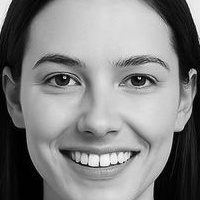
#> input picture app/models/faces/alice.jpg, 200 x 200 px, found by its file name; its folder holds only this picture in this run
$ python face_recognition_module.py
#> lines starting #> are read from the running program, lines starting #| are printed output that depends on the picture
import cv2
import os
import pickle
import numpy as np
from datetime import datetime

DB_DIR = "app/models/faces"
LABELS_PATH = "app/models/labels.pkl"
MODEL_PATH = "app/models/lbph_model.yml"

CASCADE_PATH = "app/models/haarcascade_frontalface_default.xml"
face_cascade = cv2.CascadeClassifier(CASCADE_PATH)
recognizer = cv2.face.LBPHFaceRecognizer_create()

def _detect_face_roi(img_path):
#> called with img_path = 'data/alice.jpg'
    img = cv2.imread(img_path)
#> img is the input picture: shape (200, 200, 3); min 0, max 255, mean 130.6
    gray = cv2.cvtColor(img, cv2.COLOR_BGR2GRAY)
    faces = face_cascade.detectMultiScale(gray, 1.1, 5)
#> faces = [[15, 15, 168, 168]]
    if len(faces) == 0:
        return None
    x, y, w, h = faces[0]
#> x = 15; y = 15; w = 168; h = 168
    return cv2.resize(gray[y:y+h, x:x+w], (200, 200))
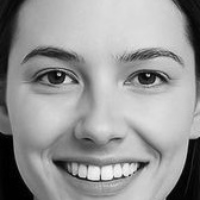
#> returned value: shape (200, 200); min 0, max 249, mean 151

def enroll_customer(name, image_path):
    os.makedirs(DB_DIR, exist_ok=True)
    roi = _detect_face_roi(image_path)
    if roi is None:
        return False
    cv2.imwrite(f"{DB_DIR}/{name}.jpg", roi)
    _retrain()
    return True

def _retrain():
    faces, labels, names = [], [], []
    if not os.path.exists(DB_DIR):
        return
    for i, fname in enumerate(os.listdir(DB_DIR)):
        img = cv2.imread(f"{DB_DIR}/{fname}", cv2.IMREAD_GRAYSCALE)
        faces.append(img)
        labels.append(i)
        names.append(fname.replace(".jpg", ""))
    if not faces:
        return
    recognizer.train(faces, np.array(labels))
    os.makedirs("app/models", exist_ok=True)
    recognizer.save(MODEL_PATH)
    with open(LABELS_PATH, "wb") as f:
        pickle.dump(names, f)

def recognize(image_path, threshold=80):
    if not os.path.exists(MODEL_PATH):
        return {"match": False, "name": None}
    recognizer.read(MODEL_PATH)
    with open(LABELS_PATH, "rb") as f:
        names = pickle.load(f)
    roi = _detect_face_roi(image_path)
    if roi is None:
        return {"match": False, "name": None}
    label, confidence = recognizer.predict(roi)  # lower confidence = better match
    if confidence < threshold:
        return {
            "match": True,
            "name": names[label],
            "confidence": round(100 - confidence, 1),
            "timestamp": datetime.now().isoformat()
        }
    return {"match": False, "name": None}

if __name__ == "__main__":
    enroll_customer("alice", "data/alice.jpg")
    print(recognize("data/test.jpg"))
